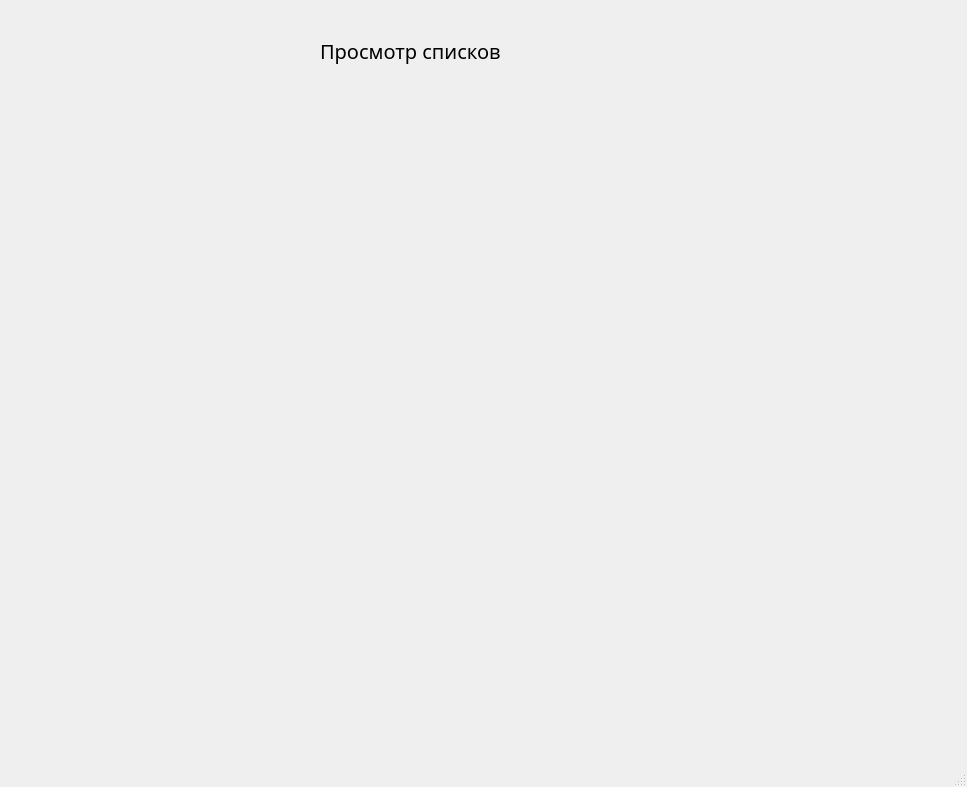
<?xml version="1.0" encoding="UTF-8"?>
<ui version="4.0">
 <class>MainWindow</class>
 <widget class="QMainWindow" name="MainWindow">
  <property name="geometry">
   <rect>
    <x>0</x>
    <y>0</y>
    <width>967</width>
    <height>787</height>
   </rect>
  </property>
  <property name="palette">
   <palette>
    <active>
     <colorrole role="WindowText">
      <brush brushstyle="SolidPattern">
       <color alpha="255">
        <red>0</red>
        <green>0</green>
        <blue>0</blue>
       </color>
      </brush>
     </colorrole>
     <colorrole role="Button">
      <brush brushstyle="SolidPattern">
       <color alpha="255">
        <red>177</red>
        <green>255</green>
        <blue>153</blue>
       </color>
      </brush>
     </colorrole>
    </active>
    <inactive>
     <colorrole role="WindowText">
      <brush brushstyle="SolidPattern">
       <color alpha="255">
        <red>0</red>
        <green>0</green>
        <blue>0</blue>
       </color>
      </brush>
     </colorrole>
     <colorrole role="Button">
      <brush brushstyle="SolidPattern">
       <color alpha="255">
        <red>177</red>
        <green>255</green>
        <blue>153</blue>
       </color>
      </brush>
     </colorrole>
    </inactive>
    <disabled>
     <colorrole role="WindowText">
      <brush brushstyle="SolidPattern">
       <color alpha="255">
        <red>120</red>
        <green>120</green>
        <blue>120</blue>
       </color>
      </brush>
     </colorrole>
     <colorrole role="Button">
      <brush brushstyle="SolidPattern">
       <color alpha="255">
        <red>177</red>
        <green>255</green>
        <blue>153</blue>
       </color>
      </brush>
     </colorrole>
    </disabled>
   </palette>
  </property>
  <property name="font">
   <font>
    <family>Microsoft JhengHei UI Light</family>
    <pointsize>15</pointsize>
    <weight>50</weight>
    <bold>false</bold>
   </font>
  </property>
  <property name="windowTitle">
   <string>MainWindow</string>
  </property>
  <widget class="QWidget" name="centralwidget">
   <widget class="QLabel" name="label">
    <property name="geometry">
     <rect>
      <x>320</x>
      <y>20</y>
      <width>241</width>
      <height>61</height>
     </rect>
    </property>
    <property name="text">
     <string>Просмотр списков</string>
    </property>
   </widget>
   <widget class="QLabel" name="label_2">
    <property name="geometry">
     <rect>
      <x>44</x>
      <y>95</y>
      <width>871</width>
      <height>601</height>
     </rect>
    </property>
    <property name="text">
     <string/>
    </property>
   </widget>
  </widget>
  <widget class="QMenuBar" name="menubar">
   <property name="geometry">
    <rect>
     <x>0</x>
     <y>0</y>
     <width>967</width>
     <height>38</height>
    </rect>
   </property>
  </widget>
  <widget class="QStatusBar" name="statusbar"/>
 </widget>
 <resources/>
 <connections/>
</ui>
